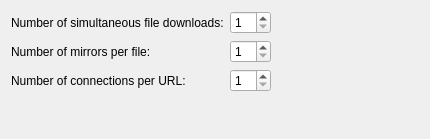
<?xml version="1.0" encoding="UTF-8"?>
<ui version="4.0">
 <class>DlgMetalink</class>
 <widget class="QWidget" name="DlgMetalink">
  <property name="geometry">
   <rect>
    <x>0</x>
    <y>0</y>
    <width>430</width>
    <height>139</height>
   </rect>
  </property>
  <layout class="QVBoxLayout" name="verticalLayout">
   <item>
    <layout class="QFormLayout" name="formLayout">
     <property name="fieldGrowthPolicy">
      <enum>QFormLayout::ExpandingFieldsGrow</enum>
     </property>
     <item row="0" column="0">
      <widget class="QLabel" name="label">
       <property name="text">
        <string>Number of simultaneous file downloads:</string>
       </property>
      </widget>
     </item>
     <item row="0" column="1">
      <widget class="KIntSpinBox" name="numSimultanousFiles">
       <property name="minimum">
        <number>1</number>
       </property>
       <property name="maximum">
        <number>10</number>
       </property>
      </widget>
     </item>
     <item row="1" column="0">
      <widget class="QLabel" name="label_2">
       <property name="text">
        <string>Number of mirrors per file:</string>
       </property>
      </widget>
     </item>
     <item row="1" column="1">
      <widget class="KIntSpinBox" name="kcfg_MirrorsPerFile">
       <property name="minimum">
        <number>1</number>
       </property>
       <property name="maximum">
        <number>10</number>
       </property>
      </widget>
     </item>
     <item row="2" column="0">
      <widget class="QLabel" name="label_3">
       <property name="text">
        <string>Number of connections per URL:</string>
       </property>
      </widget>
     </item>
     <item row="2" column="1">
      <widget class="KIntSpinBox" name="kcfg_ConnectionsPerUrl">
       <property name="minimum">
        <number>1</number>
       </property>
       <property name="maximum">
        <number>10</number>
       </property>
      </widget>
     </item>
    </layout>
   </item>
  </layout>
 </widget>
 <customwidgets>
  <customwidget>
   <class>KIntSpinBox</class>
   <extends>QSpinBox</extends>
   <header>knuminput.h</header>
  </customwidget>
 </customwidgets>
 <resources/>
 <connections/>
</ui>
